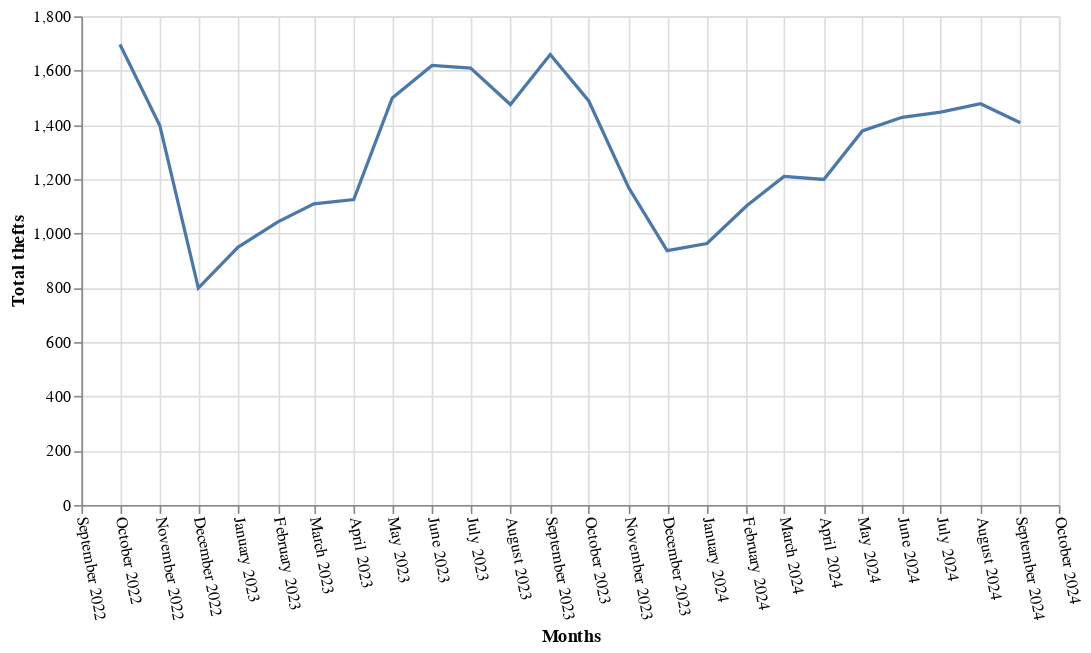

Notebook code cell kept with this figure:
### Code cell
total_chart = plot_theft_chart(totals)
total_chart.show()

### Figure 1 — Vega-Lite specification as saved in the notebook (floating-point values rounded to 4 significant figures)
{"config": {"view": {"continuousWidth": 300, "continuousHeight": 300}}, "layer": [{"mark": {"type": "line"}, "encoding": {"x": {"axis": {"format": "%B %Y", "labelAngle": 80, "tickCount": 24}, "field": "Months", "scale": {"domain": [{"year": 2022, "month": 9, "date": 1}, {"year": 2024, "month": 10, "date": 1}]}, "type": "temporal"}, "y": {"field": "Total thefts", "type": "quantitative"}}}, {"mark": {"type": "point"}, "encoding": {"opacity": {"value": 0}, "x": {"field": "Months", "type": "temporal"}}, "name": "view_3"}, {"mark": {"type": "point"}, "encoding": {"opacity": {"condition": [{"param": "param_3", "value": 1, "empty": false}], "value": 0}, "x": {"axis": {"format": "%B %Y", "labelAngle": 80, "tickCount": 24}, "field": "Months", "scale": {"domain": [{"year": 2022, "month": 9, "date": 1}, {"year": 2024, "month": 10, "date": 1}]}, "type": "temporal"}, "y": {"field": "Total thefts", "type": "quantitative"}}}, {"mark": {"type": "rule", "color": "gray"}, "encoding": {"x": {"field": "Months", "type": "temporal"}}, "transform": [{"filter": {"param": "param_3", "empty": false}}]}, {"mark": {"type": "text", "align": "left", "dx": 5, "dy": -5}, "encoding": {"text": {"condition": {"param": "param_3", "empty": false, "field": "Total thefts"}, "value": " "}, "x": {"axis": {"format": "%B %Y", "labelAngle": 80, "tickCount": 24}, "field": "Months", "scale": {"domain": [{"year": 2022, "month": 9, "date": 1}, {"year": 2024, "month": 10, "date": 1}]}, "type": "temporal"}, "y": {"field": "Total thefts", "type": "quantitative"}}}], "data": {"name": "data-6a52d059280b4e5722746675c31fe7f0"}, "height": 300, "params": [{"name": "param_3", "select": {"type": "point", "fields": ["Months"], "nearest": true, "on": "pointerover"}, "views": ["view_3"]}], "width": 600, "$schema": "https://vega.github.io/schema/vega-lite/v5.20.1.json", "datasets": {"data-6a52d059280b4e5722746675c31fe7f0": [{"Total thefts": 1696.0, "Months": "2022-10-01T00:00:00"}, {"Total thefts": 1398.0, "Months": "2022-11-01T00:00:00"}, {"Total thefts": 799.0, "Months": "2022-12-01T00:00:00"}, {"Total thefts": 950.0, "Months": "2023-01-01T00:00:00"}, {"Total thefts": 1043.0, "Months": "2023-02-01T00:00:00"}, {"Total thefts": 1109.0, "Months": "2023-03-01T00:00:00"}, {"Total thefts": 1125.0, "Months": "2023-04-01T00:00:00"}, {"Total thefts": 1499.0, "Months": "2023-05-01T00:00:00"}, {"Total thefts": 1619.0, "Months": "2023-06-01T00:00:00"}, {"Total thefts": 1609.0, "Months": "2023-07-01T00:00:00"}, {"Total thefts": 1475.0, "Months": "2023-08-01T00:00:00"}, {"Total thefts": 1659.0, "Months": "2023-09-01T00:00:00"}, {"Total thefts": 1488.0, "Months": "2023-10-01T00:00:00"}, {"Total thefts": 1169.0, "Months": "2023-11-01T00:00:00"}, {"Total thefts": 937.0, "Months": "2023-12-01T00:00:00"}, {"Total thefts": 963.0, "Months": "2024-01-01T00:00:00"}, {"Total thefts": 1102.0, "Months": "2024-02-01T00:00:00"}, {"Total thefts": 1210.0, "Months": "2024-03-01T00:00:00"}, {"Total thefts": 1199.0, "Months": "2024-04-01T00:00:00"}, {"Total thefts": 1378.0, "Months": "2024-05-01T00:00:00"}, {"Total thefts": 1428.0, "Months": "2024-06-01T00:00:00"}, {"Total thefts": 1447.0, "Months": "2024-07-01T00:00:00"}, {"Total thefts": 1478.0, "Months": "2024-08-01T00:00:00"}, {"Total thefts": 1408.0, "Months": "2024-09-01T00:00:00"}]}}
